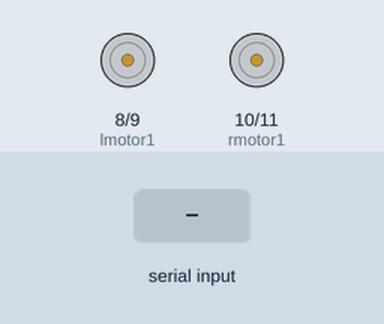
The sketch below on a simulated Arduino Uno, built with avr-gcc and run on an emulated ATmega328P. Shown: motor-driver pin pairs drawn as motors (green arrow = first pin HIGH = forward, orange = second pin HIGH = backward, longer = more drive). Inputs (shaded band) come from the test bench.

Above: at 1.2 s.
1.3 s: "30,150\n" received over Serial
At 1.98 s:
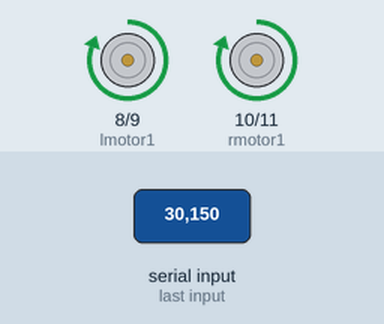
At 2.98 s:
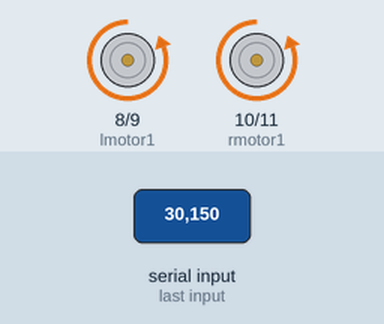
4.3 s: "2\n" received over Serial
At 4.87 s:
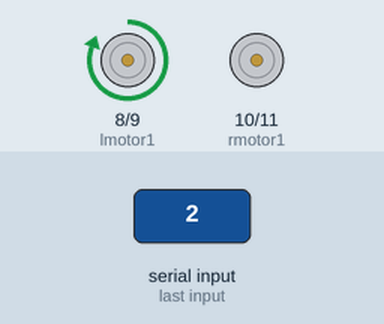
Timing chart, 0 to 7.3 s (numbered marks = the images above; inputs shaded):
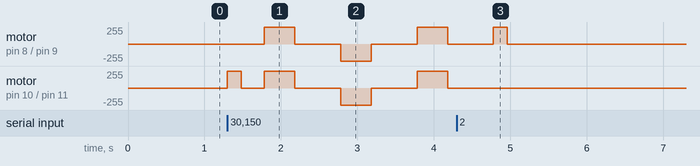

Measured:
- after the input at 4.3 s, motor on pin 8 (lmotor1) / pin 9 (lmotor2): stopped → forward 255/255 after 0.48 s, → stopped 0.18 s later

The sketch:

OFR.ino
```cpp
/* Team Robocon
   BITS Pilani */
//Object Following Robot

#define lmotor1 8
#define lmotor2 9
#define rmotor1 10
#define rmotor2 11

void setup()
{
  Serial.begin(9600);    //Initialising serial port
  pinMode(rmotor1,OUTPUT);
  pinMode(rmotor2,OUTPUT);
  pinMode(lmotor1,OUTPUT);
  pinMode(lmotor2,OUTPUT);
}
void loop()
{
  while(Serial.available())
  {
    int x = Serial.read();    //Reading character from serial port
    x = x-48;                //Converting ASCII code to integer
    if(x==0)    //Forward
    {
      digitalWrite(rmotor1,HIGH);
      digitalWrite(rmotor2,LOW);
      digitalWrite(lmotor1,HIGH);
      digitalWrite(lmotor2,LOW);
      delay(400);
    }
    else if(x==1)    //Backward
    {
      digitalWrite(rmotor1,LOW);
      digitalWrite(rmotor2,HIGH);
      digitalWrite(lmotor1,LOW);
      digitalWrite(lmotor2,HIGH);
      delay(400);
    }
    else if(x==2)    //Right
    {
      digitalWrite(rmotor1,LOW);
      digitalWrite(rmotor2,LOW);
      digitalWrite(lmotor1,HIGH);
      digitalWrite(lmotor2,LOW);
      delay(180);
    }
    else if(x==3)    //Left
    {
      digitalWrite(rmotor1,HIGH);
      digitalWrite(rmotor2,LOW);
      digitalWrite(lmotor1,LOW);
      digitalWrite(lmotor2,LOW);
      delay(180);
    }
      //Ideal
      digitalWrite(rmotor1,LOW);
      digitalWrite(rmotor2,LOW);
      digitalWrite(lmotor1,LOW);
      digitalWrite(lmotor2,LOW);
      delay(300);
  }
}
```
